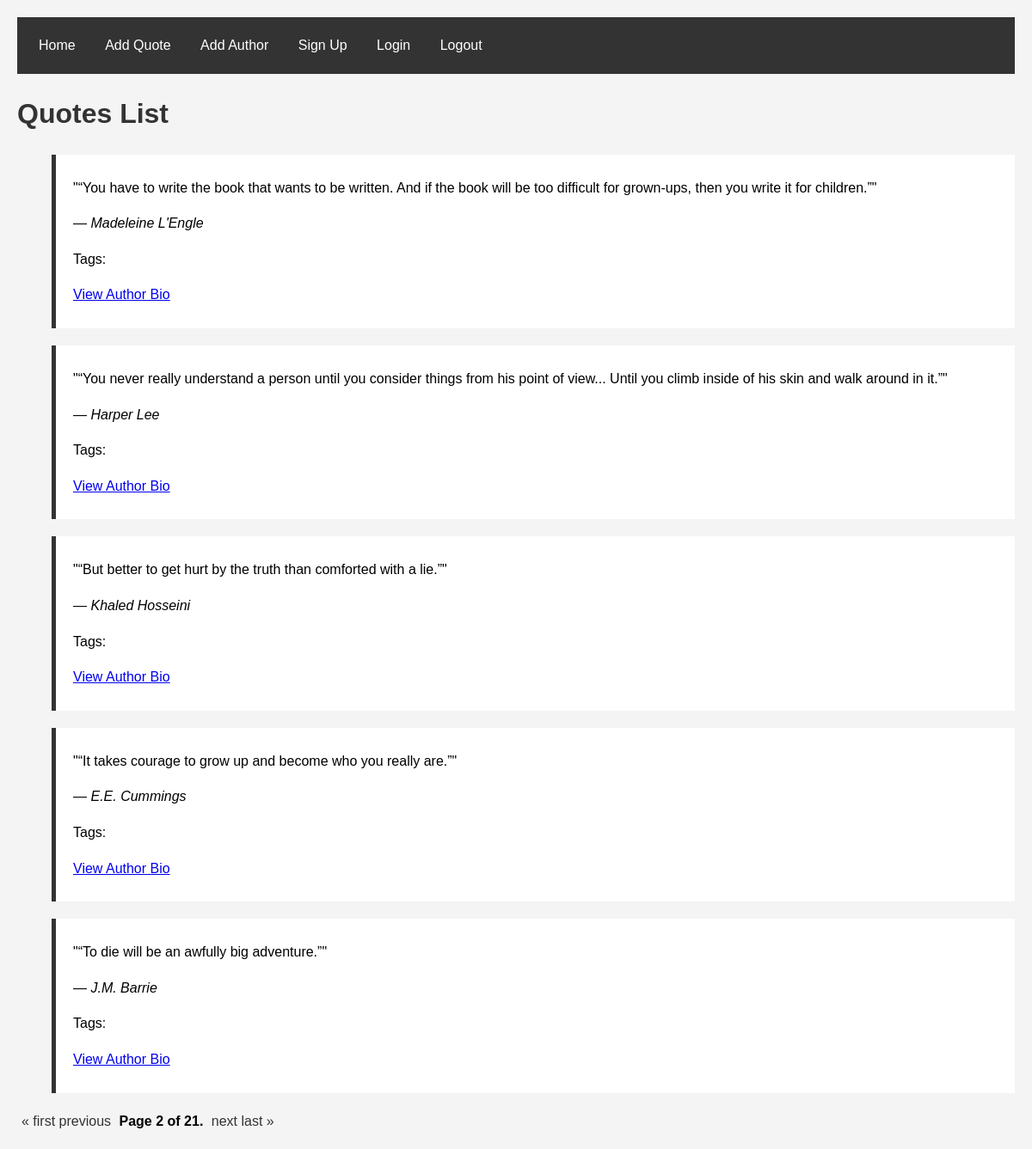
Screenshot of /quotes/?page=2 with the database file from the repository.
### quotes/models.py (models this page shows, shortened)
class Quote(models.Model):
    quote = models.TextField()
    author = models.ForeignKey(Author, on_delete=models.CASCADE)
    tags = models.ManyToManyField(Tag, blank=True)

class Author(models.Model):
    fullname = models.CharField(max_length=100)
    born_date = models.DateField(null=True, blank=True)
    born_location = models.CharField(max_length=100, null=True, blank=True)
    description = models.TextField(blank=True)

### quotes/views.py (the view)
# urls.py: path('quotes/', quotes_list, name='quotes_list'),  # Список всіх цитат
def quotes_list(request):
    page_number = request.GET.get('page', 1)
    quotes = Quote.objects.all().order_by('-id')
    paginator = Paginator(quotes, 5)
    page_obj = paginator.get_page(page_number)
    return render(request, 'quotes/quotes_list.html', {'page_obj': page_obj})

### quotes/templates/quotes/quotes_list.html (shortened to what this page needs)
<!DOCTYPE html>
<html lang="en">
<head>
</head>
<body>
    <div class="navbar">
        <a href="{% url 'quotes_list' %}">Home</a>
        <a href="{% url 'new_quote' %}">Add Quote</a>
        <a href="{% url 'add_author' %}">Add Author</a>
        <a href="{% url 'signup' %}">Sign Up</a>
        <a href="{% url 'login' %}">Login</a>
        <a href="{% url 'logout' %}">Logout</a>
    </div>
    <h1>Quotes List</h1>
    <ul>
        {% for quote in page_obj %}
            <blockquote>
                <p>"{{ quote.quote }}"</p>
                <footer>— {{ quote.author.fullname }}</footer>
                <p>Tags:
                </p>
                <p><a href="{% url 'author_detail' quote.author.id %}">View Author Bio</a></p>
            </blockquote>
        {% endfor %}
    </ul>
    <div class="pagination">
        <span class="step-links">
            {% if page_obj.has_previous %}
                <a href="?page=1">&laquo; first</a>
                <a href="?page={{ page_obj.previous_page_number }}">previous</a>
            {% endif %}
            <span class="current">
                Page {{ page_obj.number }} of {{ page_obj.paginator.num_pages }}.
            </span>
            {% if page_obj.has_next %}
                <a href="?page={{ page_obj.next_page_number }}">next</a>
                <a href="?page={{ page_obj.paginator.num_pages }}">last &raquo;</a>
            {% endif %}
        </span>
    </div>
</body>
</html>

### quotes/templates/quotes/quotes_list.html (style rules this page uses)
body { font-family: Arial, sans-serif; line-height: 1.6; margin: 0; padding: 0; padding: 20px; background-color: #f4f4f4; }
h1 { color: #333; }
blockquote { background-color: #fff; border-left: 5px solid #333; margin: 0 0 20px 0; padding: 10px 20px; }
footer { font-style: italic; }
.pagination { margin-top: 20px; }
.pagination span { margin: 0 5px; }
.pagination a { text-decoration: none; color: #333; }
.pagination .current { font-weight: bold; }
.navbar { background-color: #333; padding: 10px; }
.navbar a { color: #fff; text-decoration: none; padding: 10px 15px; display: inline-block; }

### rows the page displays
Quote: quote "“You have to write the book that wants to be written. And if the book will be too difficult for grown-ups, then you write it for children.”", author.fullname "Madeleine L'Engle"
Quote: quote "“You never really understand a person until you consider things from his point of view... Until you climb inside of his skin and walk around in it.”", author.fullname "Harper Lee"
Quote: quote "“But better to get hurt by the truth than comforted with a lie.”", author.fullname "Khaled Hosseini"
Quote: quote "“It takes courage to grow up and become who you really are.”", author.fullname "E.E. Cummings"
Quote: quote "“To die will be an awfully big adventure.”", author.fullname "J.M. Barrie"

### other values shown
{{ page_obj.number }} "2"
{{ page_obj.paginator.num_pages }} "21"
